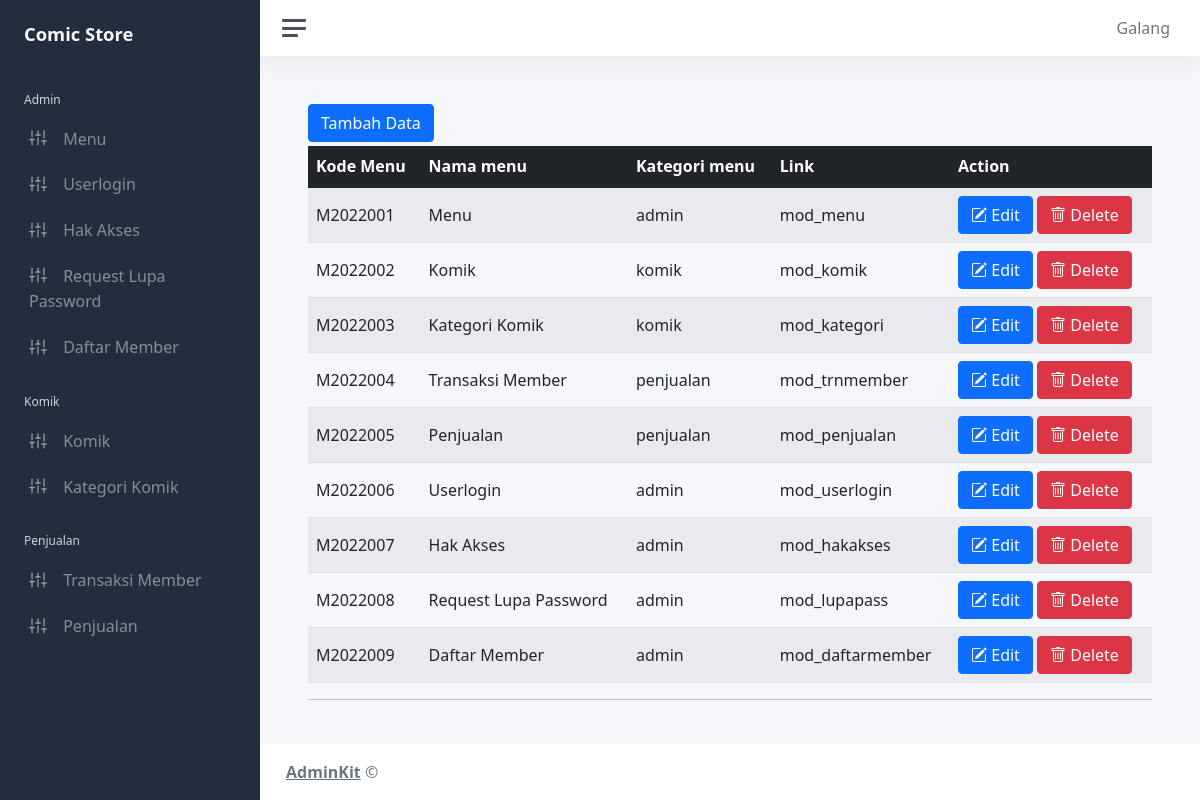
The page /admin/home.php?modul=mod_menu (signed in) on the database its author committed.
### tables this page shows
CREATE TABLE `hakakses_menu` (
  `id_hakakses` int(11) NOT NULL,
  `idmenu` int(11) DEFAULT NULL,
  `iduser` int(11) DEFAULT NULL
);

CREATE TABLE `mst_menu` (
  `idmenu` int(11) NOT NULL,
  `kode_menu` varchar(8) NOT NULL,
  `kategori_menu` varchar(25) NOT NULL,
  `nmmenu` varchar(25) NOT NULL,
  `link` varchar(50) NOT NULL
);

### admin/mod_menu/index.php (the view)
<?php
include_once("menuCtrl.php");
if (!isset($_GET['action'])) {
?>
    <a href="?modul=mod_menu&action=add" class="btn btn-primary btn-xs mb-1">Tambah Data</a>
    <table class="table table-striped">
        <thead class="table-dark">
            <tr>
                <th>Kode Menu</th>
                <th>Nama menu</th>
                <th>Kategori menu</th>
                <th>Link</th>
                <th>Action</th>
            </tr>
        </thead>
        <?php
        $query = mysqli_query($koneksidb, "SELECT * FROM mst_menu");
        foreach ($query as $q) :
        ?>
            <tr>
                <td><?= $q['kode_menu']; ?></td>
                <td><?= $q['nmmenu']; ?></td>
                <td><?= $q['kategori_menu']; ?></td>
                <td><?= $q['link']; ?></td>
                <td><a href="?modul=mod_menu&action=edit&id=<?= $q['idmenu']; ?>" class="btn btn-xs btn-primary"><i class="bi bi-pencil-square"></i> Edit</a>
                    <a href="?modul=mod_menu&action=delete&id=<?= $q['idmenu']; ?>" class="btn btn-xs btn-danger"><i class="bi bi-trash"></i> Delete</a>
                </td>
            </tr>
        <?php
        endforeach;
        ?>
    </table>
    <hr>
<?php } else if (isset($_GET['action']) && ($_GET['action'] == "add" || $_GET['action'] == "edit")) {
?>
    <?php
    $query_cekkode = mysqli_query(
        $koneksidb,
        "select kode_menu from mst_menu ORDER BY kode_menu DESC LIMIT 0,1"
    );
    $cekkode = mysqli_fetch_array($query_cekkode);
    $kodeakhir = $cekkode['kode_menu'];
    $no_urutakhir = substr($kodeakhir, 5);
    $th_akhir = substr($kodeakhir, 1, 4);
    $th_sekarang = date("Y");
    if ($th_akhir == $th_sekarang) {
        if ($no_urutakhir < 9) {
            $nourut_baru = "00" . ($no_urutakhir + 1);
        } else if ($no_urutakhir < 99) {
            $nourut_baru = "0" . ($no_urutakhir + 1);
        } else {
            $nourut_baru = ($no_urutakhir + 1);
        }
    } else {
        $nourut_baru =  "001";
    }
    $kodeterbaru = "M" . $th_sekarang . $nourut_baru;
    if ($proses == "insert") {
    ?>
        <form action="?modul=mod_menu&action=save" id="formmenu" method="POST">
            <div class="row pt-3">
                <label class="col-md-2">Kode Menu</label>
                <div class="col-md-5">
                    <input type="hidden" name="proses" value="<?= $proses; ?>">
                    <input type="text" name="kode_menu" id="kode_menu" class="form-control" value="<?= $kodeterbaru; ?>" readonly>
                </div>
            </div>
            <div class="row pt-3">
                <label class="col-md-2">Nama Menu</label>
                <div class="col-md-5">
                    <input type="text" name="nmmenu" id="nmmenu" class="form-control">
                </div>
            </div>
            <div class="row pt-3">
                <label class="col-md-2">Kategori Menu</label>
                <div class="col-md-5">
                    <select name="kategorimenu" id="kategorimenu" class="form-select">
                        <option value="admin">Admin</option>
                        <option value="komik">Komik</option>
                        <option value="penjualan">Penjualan</option>
                    </select>
                </div>
            </div>
            <div class="row pt-3">
                <label class="col-md-2">Link</label>
                <div class="col-md-5">
                    <input type="text" name="link" id="link" class="form-control">
                </div>
            </div>
            <div class="row pt-3">
                <label class="col-md-2"></label>
                <div class="col-md-5">
                    <button type="submit" class="btn btn-primary">Simpan</button>
                    <a href="home.php?modul=mod_menu"><button type="button" class="btn btn-warning">Kembali</button></a>
                </div>
            </div>
        </form>
    <?php
    } else {
    ?>
        <form action="?modul=mod_menu&action=save" method="POST">
            <?php
            $qry = mysqli_query($koneksidb, "select * from mst_menu where idmenu='$id' LIMIT 0,1");
            $dt = mysqli_fetch_array($qry);
            ?>
            <div class="row pt-3">
                <label class="col-md-2">Nama Menu</label>
                <div class="col-md-5">
                    <input type="hidden" name="proses" value="<?= $proses; ?>">
                    <input type="hidden" name="idmenu" value="<?= $dt['idmenu']; ?>">
                    <input type="text" class="form-control" name="nmmenu" value="<?= $dt['nmmenu']; ?>">
                </div>
            </div>
            <div class="row pt-3">
                <label class="col-md-2">Kategori Menu</label>
                <div class="col-md-5">
                    <select name="kategorimenu" id="kategorimenu" value="" class="form-select">
                        <option value="admin" <?= ($dt['kategori_menu'] == "admin") ? "selected" : ""; ?>>Admin</option>
                        <option value="komik" <?= ($dt['kategori_menu'] == "komik") ? "selected" : ""; ?>>Komik</option>
                        <option value="penjualan" <?= ($dt['kategori_menu'] == "penjualan") ? "selected" : ""; ?>>Penjualan</option>
                    </select>
                </div>
            </div>
            <div class="row pt-3">
                <label class="col-md-2">Link</label>
                <div class="col-md-5">
                    <input type="text" class="form-control" name="link" value="<?= $dt['link']; ?>">
                </div>
            </div>
            <div class="row pt-3">
                <label class="col-md-2"></label>
                <div class="col-md-5">
                    <button type="submit" class="btn btn-primary">Simpan</button>
                    <a href="home.php?modul=mod_menu"><button type="button" class="btn btn-warning">Kembali</button></a>
                </div>
            </div>
        </form>
    <?php
    }
    ?>
<?php
}
?>

### admin/menu.php
<li class="sidebar-header">
    Admin
</li>
<?php
$iduser = $_SESSION['id_user'];
$qry_admin = mysqli_query($koneksidb, "SELECT a.*, b.*, c.* FROM hakakses_menu a INNER JOIN mst_userlogin b ON a.iduser = b.iduser INNER JOIN mst_menu c ON a.idmenu = c.idmenu WHERE a.iduser='$iduser' AND c.kategori_menu='admin'");
foreach ($qry_admin as $m) :
?>
    <li class="sidebar-item">
        <a class="sidebar-link" href="?modul=<?= $m['link']; ?>">
            <i class="align-middle" data-feather="sliders"></i> <span class="align-middle"><?= $m['nmmenu']; ?></span>
        </a>
    </li>
<?php
endforeach;
?>
<li class="sidebar-header">
    Komik
</li>
<?php
$qry_komik = mysqli_query($koneksidb, "SELECT a.*, b.*, c.* FROM hakakses_menu a INNER JOIN mst_userlogin b ON a.iduser = b.iduser INNER JOIN mst_menu c ON a.idmenu = c.idmenu WHERE a.iduser='$iduser' AND c.kategori_menu='komik'");
foreach ($qry_komik as $m) :
?>
    <li class="sidebar-item">
        <a class="sidebar-link" href="?modul=<?= $m['link']; ?>">
            <i class="align-middle" data-feather="sliders"></i> <span class="align-middle"><?= $m['nmmenu']; ?></span>
        </a>
    </li>
<?php
endforeach;
?>
<li class="sidebar-header">
    Penjualan
</li>
<?php
$qry_penjualan = mysqli_query($koneksidb, "SELECT a.*, b.*, c.* FROM hakakses_menu a INNER JOIN mst_userlogin b ON a.iduser = b.iduser INNER JOIN mst_menu c ON a.idmenu = c.idmenu WHERE a.iduser='$iduser' AND c.kategori_menu='penjualan'");
foreach ($qry_penjualan as $m) :
?>
    <li class="sidebar-item">
        <a class="sidebar-link" href="?modul=<?= $m['link']; ?>">
            <i class="align-middle" data-feather="sliders"></i> <span class="align-middle"><?= $m['nmmenu']; ?></span>
        </a>
    </li>
<?php
endforeach;
?>

### rows shown on the page
hakakses_menu: idmenu.nmmenu "Menu"
hakakses_menu: idmenu.nmmenu "Userlogin"
hakakses_menu: idmenu.nmmenu "Hak Akses"
hakakses_menu: idmenu.nmmenu "Request Lupa Password"
hakakses_menu: idmenu.nmmenu "Daftar Member"
hakakses_menu: idmenu.nmmenu "Komik"
hakakses_menu: idmenu.nmmenu "Kategori Komik"
hakakses_menu: idmenu.nmmenu "Transaksi Member"
hakakses_menu: idmenu.nmmenu "Penjualan"
mst_menu: kode_menu "M2022001", nmmenu "Menu", kategori_menu "admin", link "mod_menu"
mst_menu: kode_menu "M2022002", nmmenu "Komik", kategori_menu "komik", link "mod_komik"
mst_menu: kode_menu "M2022003", nmmenu "Kategori Komik", kategori_menu "komik", link "mod_kategori"
mst_menu: kode_menu "M2022004", nmmenu "Transaksi Member", kategori_menu "penjualan", link "mod_trnmember"
mst_menu: kode_menu "M2022005", nmmenu "Penjualan", kategori_menu "penjualan", link "mod_penjualan"
mst_menu: kode_menu "M2022006", nmmenu "Userlogin", kategori_menu "admin", link "mod_userlogin"
mst_menu: kode_menu "M2022007", nmmenu "Hak Akses", kategori_menu "admin", link "mod_hakakses"
mst_menu: kode_menu "M2022008", nmmenu "Request Lupa Password", kategori_menu "admin", link "mod_lupapass"
mst_menu: kode_menu "M2022009", nmmenu "Daftar Member", kategori_menu "admin", link "mod_daftarmember"

### other values the page prints
$_SESSION['namauser_log'] "Galang"
